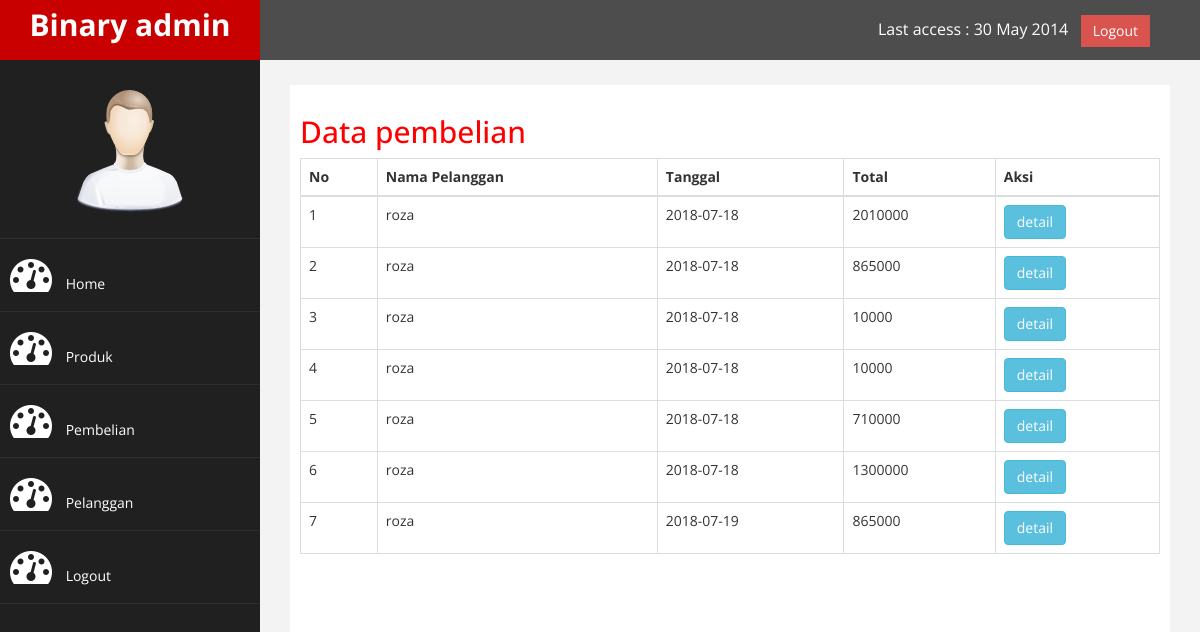
Page /admin/index.php?halaman=pembelian (signed in) on the committed database.
### tables this page shows
CREATE TABLE `pembelian` (
  `id_pembelian` int(11) NOT NULL,
  `id_pelanggan` int(11) NOT NULL,
  `id_ongkir` int(11) NOT NULL,
  `tanggal_pembelian` date NOT NULL,
  `total_pembelian` int(11) NOT NULL,
  `nama_kota` varchar(100) NOT NULL,
  `tarif` int(11) NOT NULL,
  `alamat_pengiriman` text NOT NULL
);

CREATE TABLE `pelanggan` (
  `id_pelanggan` int(11) NOT NULL,
  `email_pelanggan` varchar(100) NOT NULL,
  `password_pelanggan` varchar(50) NOT NULL,
  `nama_pelanggan` varchar(100) NOT NULL,
  `telepon_pelanggan` varchar(25) NOT NULL,
  `alamat_pelanggan` text NOT NULL
);

### admin/pembelian.php (the view)
<h2>Data pembelian</h2>
<table class="table table-bordered">
	<thead>
		<tr>
			<th>No</th>
			<th>Nama Pelanggan</th>
			<th>Tanggal</th>
			<th>Total</th>
			<th>Aksi</th>
		</tr>
	</thead>
	<tbody>
		<?php $nomor=1; ?>
		<?php $ambil=$koneksi->query("SELECT * FROM pembelian JOIN pelanggan ON pembelian.id_pelanggan=pelanggan.id_pelanggan"); ?>
		<?php while($pecah = $ambil->fetch_assoc()){ ?>
		<tr>
			<td><?php echo $nomor; ?></td>
			<td><?php echo $pecah['nama_pelanggan']; ?></td>
			<td><?php echo $pecah['tanggal_pembelian']; ?></td>
			<td><?php echo $pecah['total_pembelian']; ?></td>
			<td>
				<a href="" class="btn btn-info">detail</a>
			</td>
		</tr>
		<?php $nomor++; ?>
	<?php } ?>
</tbody>
</table>

### admin/assets/css/custom.css (style rules this page uses)
body { font-family: 'Open Sans', sans-serif; }
h2 { color: #f00; }

### rows in the picture
pembelian: id_pelanggan.nama_pelanggan "roza", tanggal_pembelian "2018-07-18", total_pembelian "2010000"
pembelian: id_pelanggan.nama_pelanggan "roza", tanggal_pembelian "2018-07-18", total_pembelian "865000"
pembelian: id_pelanggan.nama_pelanggan "roza", tanggal_pembelian "2018-07-18", total_pembelian "10000"
pembelian: id_pelanggan.nama_pelanggan "roza", tanggal_pembelian "2018-07-18", total_pembelian "10000"
pembelian: id_pelanggan.nama_pelanggan "roza", tanggal_pembelian "2018-07-18", total_pembelian "710000"
pembelian: id_pelanggan.nama_pelanggan "roza", tanggal_pembelian "2018-07-18", total_pembelian "1300000"
pembelian: id_pelanggan.nama_pelanggan "roza", tanggal_pembelian "2018-07-19", total_pembelian "865000"
